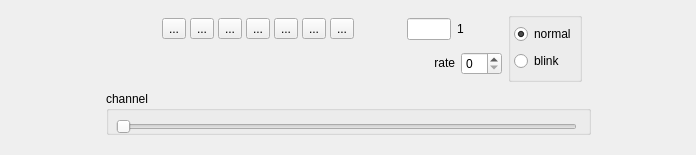
<?xml version="1.0" encoding="UTF-8"?>
<ui version="4.0">
 <class>QtAnimatorGui</class>
 <widget class="QWidget" name="QtAnimatorGui">
  <property name="geometry">
   <rect>
    <x>0</x>
    <y>0</y>
    <width>696</width>
    <height>155</height>
   </rect>
  </property>
  <property name="sizePolicy">
   <sizepolicy hsizetype="Minimum" vsizetype="Fixed">
    <horstretch>0</horstretch>
    <verstretch>0</verstretch>
   </sizepolicy>
  </property>
  <property name="windowTitle">
   <string>Form</string>
  </property>
  <layout class="QHBoxLayout">
   <property name="spacing">
    <number>0</number>
   </property>
   <property name="margin">
    <number>0</number>
   </property>
   <item>
    <spacer>
     <property name="orientation">
      <enum>Qt::Horizontal</enum>
     </property>
     <property name="sizeType">
      <enum>QSizePolicy::Expanding</enum>
     </property>
     <property name="sizeHint" stdset="0">
      <size>
       <width>0</width>
       <height>16</height>
      </size>
     </property>
    </spacer>
   </item>
   <item>
    <widget class="QFrame" name="animFrame_">
     <property name="sizePolicy">
      <sizepolicy hsizetype="Fixed" vsizetype="Minimum">
       <horstretch>0</horstretch>
       <verstretch>0</verstretch>
      </sizepolicy>
     </property>
     <property name="frameShape">
      <enum>QFrame::NoFrame</enum>
     </property>
     <property name="frameShadow">
      <enum>QFrame::Plain</enum>
     </property>
     <layout class="QVBoxLayout">
      <property name="spacing">
       <number>0</number>
      </property>
      <property name="margin">
       <number>0</number>
      </property>
      <item>
       <widget class="QFrame" name="animTopFrame_">
        <property name="sizePolicy">
         <sizepolicy hsizetype="Fixed" vsizetype="Fixed">
          <horstretch>0</horstretch>
          <verstretch>0</verstretch>
         </sizepolicy>
        </property>
        <property name="minimumSize">
         <size>
          <width>485</width>
          <height>70</height>
         </size>
        </property>
        <property name="frameShape">
         <enum>QFrame::NoFrame</enum>
        </property>
        <property name="frameShadow">
         <enum>QFrame::Plain</enum>
        </property>
        <property name="lineWidth">
         <number>0</number>
        </property>
        <layout class="QHBoxLayout">
         <property name="topMargin">
          <number>3</number>
         </property>
         <property name="bottomMargin">
          <number>0</number>
         </property>
         <item>
          <layout class="QHBoxLayout">
           <item>
            <layout class="QVBoxLayout" name="main_vbox_">
             <item>
              <layout class="QHBoxLayout">
               <item>
                <layout class="QHBoxLayout">
                 <property name="spacing">
                  <number>4</number>
                 </property>
                 <item>
                  <spacer>
                   <property name="orientation">
                    <enum>Qt::Horizontal</enum>
                   </property>
                   <property name="sizeHint" stdset="0">
                    <size>
                     <width>0</width>
                     <height>0</height>
                    </size>
                   </property>
                  </spacer>
                 </item>
                 <item>
                  <widget class="QToolButton" name="toStartTB_">
                   <property name="text">
                    <string>...</string>
                   </property>
                   <property name="icon">
                    <iconset resource="QtViewer.qrc">
                     <normaloff>:/icons/Anim0_ToStart.png</normaloff>:/icons/Anim0_ToStart.png</iconset>
                   </property>
                   <property name="iconSize">
                    <size>
                     <width>22</width>
                     <height>22</height>
                    </size>
                   </property>
                  </widget>
                 </item>
                 <item>
                  <widget class="QToolButton" name="revStepTB_">
                   <property name="text">
                    <string>...</string>
                   </property>
                   <property name="icon">
                    <iconset resource="QtViewer.qrc">
                     <normaloff>:/icons/Anim1_RevStep.png</normaloff>:/icons/Anim1_RevStep.png</iconset>
                   </property>
                   <property name="iconSize">
                    <size>
                     <width>22</width>
                     <height>22</height>
                    </size>
                   </property>
                  </widget>
                 </item>
                 <item>
                  <widget class="QToolButton" name="revTB_">
                   <property name="text">
                    <string>...</string>
                   </property>
                   <property name="icon">
                    <iconset resource="QtViewer.qrc">
                     <normaloff>:/icons/Anim2_Rev.png</normaloff>:/icons/Anim2_Rev.png</iconset>
                   </property>
                   <property name="iconSize">
                    <size>
                     <width>22</width>
                     <height>22</height>
                    </size>
                   </property>
                  </widget>
                 </item>
                 <item>
                  <widget class="QToolButton" name="stopTB_">
                   <property name="text">
                    <string>...</string>
                   </property>
                   <property name="icon">
                    <iconset resource="QtViewer.qrc">
                     <normaloff>:/icons/Anim3_Stop.png</normaloff>:/icons/Anim3_Stop.png</iconset>
                   </property>
                   <property name="iconSize">
                    <size>
                     <width>30</width>
                     <height>22</height>
                    </size>
                   </property>
                  </widget>
                 </item>
                 <item>
                  <widget class="QToolButton" name="playTB_">
                   <property name="text">
                    <string>...</string>
                   </property>
                   <property name="icon">
                    <iconset resource="QtViewer.qrc">
                     <normaloff>:/icons/Anim4_Play.png</normaloff>:/icons/Anim4_Play.png</iconset>
                   </property>
                   <property name="iconSize">
                    <size>
                     <width>22</width>
                     <height>22</height>
                    </size>
                   </property>
                  </widget>
                 </item>
                 <item>
                  <widget class="QToolButton" name="fwdStep_">
                   <property name="text">
                    <string>...</string>
                   </property>
                   <property name="icon">
                    <iconset resource="QtViewer.qrc">
                     <normaloff>:/icons/Anim5_FwdStep.png</normaloff>:/icons/Anim5_FwdStep.png</iconset>
                   </property>
                   <property name="iconSize">
                    <size>
                     <width>22</width>
                     <height>22</height>
                    </size>
                   </property>
                  </widget>
                 </item>
                 <item>
                  <widget class="QToolButton" name="toEndTB_">
                   <property name="text">
                    <string>...</string>
                   </property>
                   <property name="icon">
                    <iconset resource="QtViewer.qrc">
                     <normaloff>:/icons/Anim6_ToEnd.png</normaloff>:/icons/Anim6_ToEnd.png</iconset>
                   </property>
                   <property name="iconSize">
                    <size>
                     <width>22</width>
                     <height>22</height>
                    </size>
                   </property>
                  </widget>
                 </item>
                 <item>
                  <spacer>
                   <property name="orientation">
                    <enum>Qt::Horizontal</enum>
                   </property>
                   <property name="sizeHint" stdset="0">
                    <size>
                     <width>0</width>
                     <height>0</height>
                    </size>
                   </property>
                  </spacer>
                 </item>
                </layout>
               </item>
               <item>
                <widget class="QLineEdit" name="frameEdit_">
                 <property name="sizePolicy">
                  <sizepolicy hsizetype="Fixed" vsizetype="Fixed">
                   <horstretch>0</horstretch>
                   <verstretch>0</verstretch>
                  </sizepolicy>
                 </property>
                 <property name="minimumSize">
                  <size>
                   <width>44</width>
                   <height>0</height>
                  </size>
                 </property>
                 <property name="maximumSize">
                  <size>
                   <width>44</width>
                   <height>24</height>
                  </size>
                 </property>
                 <property name="text">
                  <string/>
                 </property>
                 <property name="alignment">
                  <set>Qt::AlignRight</set>
                 </property>
                </widget>
               </item>
               <item>
                <widget class="QLabel" name="nFrmsLbl_">
                 <property name="sizePolicy">
                  <sizepolicy hsizetype="Preferred" vsizetype="Fixed">
                   <horstretch>0</horstretch>
                   <verstretch>0</verstretch>
                  </sizepolicy>
                 </property>
                 <property name="minimumSize">
                  <size>
                   <width>45</width>
                   <height>0</height>
                  </size>
                 </property>
                 <property name="text">
                  <string>1</string>
                 </property>
                 <property name="alignment">
                  <set>Qt::AlignLeading|Qt::AlignLeft|Qt::AlignVCenter</set>
                 </property>
                </widget>
               </item>
              </layout>
             </item>
             <item>
              <layout class="QHBoxLayout">
               <item>
                <spacer name="horizontalSpacer">
                 <property name="orientation">
                  <enum>Qt::Horizontal</enum>
                 </property>
                 <property name="sizeHint" stdset="0">
                  <size>
                   <width>40</width>
                   <height>20</height>
                  </size>
                 </property>
                </spacer>
               </item>
               <item>
                <widget class="QLabel" name="rateLbl_">
                 <property name="sizePolicy">
                  <sizepolicy hsizetype="Minimum" vsizetype="Fixed">
                   <horstretch>0</horstretch>
                   <verstretch>0</verstretch>
                  </sizepolicy>
                 </property>
                 <property name="text">
                  <string>rate</string>
                 </property>
                 <property name="alignment">
                  <set>Qt::AlignRight|Qt::AlignTrailing|Qt::AlignVCenter</set>
                 </property>
                </widget>
               </item>
               <item>
                <widget class="QSpinBox" name="rateEdit_">
                 <property name="sizePolicy">
                  <sizepolicy hsizetype="Fixed" vsizetype="Fixed">
                   <horstretch>0</horstretch>
                   <verstretch>0</verstretch>
                  </sizepolicy>
                 </property>
                </widget>
               </item>
              </layout>
             </item>
            </layout>
           </item>
           <item>
            <widget class="QGroupBox" name="modeGB_">
             <property name="sizePolicy">
              <sizepolicy hsizetype="Fixed" vsizetype="Fixed">
               <horstretch>0</horstretch>
               <verstretch>0</verstretch>
              </sizepolicy>
             </property>
             <property name="minimumSize">
              <size>
               <width>16</width>
               <height>70</height>
              </size>
             </property>
             <property name="title">
              <string/>
             </property>
             <property name="flat">
              <bool>false</bool>
             </property>
             <layout class="QVBoxLayout">
              <property name="spacing">
               <number>4</number>
              </property>
              <property name="margin">
               <number>3</number>
              </property>
              <item>
               <widget class="QRadioButton" name="normalRB_">
                <property name="sizePolicy">
                 <sizepolicy hsizetype="Fixed" vsizetype="Fixed">
                  <horstretch>0</horstretch>
                  <verstretch>0</verstretch>
                 </sizepolicy>
                </property>
                <property name="text">
                 <string>normal</string>
                </property>
                <property name="checked">
                 <bool>true</bool>
                </property>
               </widget>
              </item>
              <item>
               <widget class="QRadioButton" name="blinkRB_">
                <property name="sizePolicy">
                 <sizepolicy hsizetype="Fixed" vsizetype="Fixed">
                  <horstretch>0</horstretch>
                  <verstretch>0</verstretch>
                 </sizepolicy>
                </property>
                <property name="text">
                 <string>blink</string>
                </property>
                <property name="checked">
                 <bool>false</bool>
                </property>
               </widget>
              </item>
             </layout>
            </widget>
           </item>
          </layout>
         </item>
        </layout>
       </widget>
      </item>
      <item>
       <widget class="QFrame" name="animAuxFrame_">
        <property name="sizePolicy">
         <sizepolicy hsizetype="Expanding" vsizetype="Fixed">
          <horstretch>0</horstretch>
          <verstretch>0</verstretch>
         </sizepolicy>
        </property>
        <property name="frameShape">
         <enum>QFrame::NoFrame</enum>
        </property>
        <property name="frameShadow">
         <enum>QFrame::Plain</enum>
        </property>
        <property name="lineWidth">
         <number>0</number>
        </property>
        <layout class="QHBoxLayout">
         <property name="leftMargin">
          <number>0</number>
         </property>
         <property name="topMargin">
          <number>0</number>
         </property>
         <property name="rightMargin">
          <number>0</number>
         </property>
         <property name="bottomMargin">
          <number>10</number>
         </property>
         <item>
          <widget class="QGroupBox" name="groupBox">
           <property name="sizePolicy">
            <sizepolicy hsizetype="MinimumExpanding" vsizetype="Minimum">
             <horstretch>0</horstretch>
             <verstretch>0</verstretch>
            </sizepolicy>
           </property>
           <property name="minimumSize">
            <size>
             <width>300</width>
             <height>44</height>
            </size>
           </property>
           <property name="title">
            <string>channel</string>
           </property>
           <property name="flat">
            <bool>true</bool>
           </property>
           <widget class="QWidget" name="verticalLayoutWidget">
            <property name="geometry">
             <rect>
              <x>10</x>
              <y>20</y>
              <width>461</width>
              <height>31</height>
             </rect>
            </property>
            <layout class="QVBoxLayout" name="verticalLayout">
             <property name="sizeConstraint">
              <enum>QLayout::SetDefaultConstraint</enum>
             </property>
             <item>
              <widget class="QSlider" name="frameSlider_">
               <property name="sizePolicy">
                <sizepolicy hsizetype="MinimumExpanding" vsizetype="Fixed">
                 <horstretch>0</horstretch>
                 <verstretch>0</verstretch>
                </sizepolicy>
               </property>
               <property name="minimumSize">
                <size>
                 <width>200</width>
                 <height>0</height>
                </size>
               </property>
               <property name="maximumSize">
                <size>
                 <width>16777215</width>
                 <height>16777215</height>
                </size>
               </property>
               <property name="minimum">
                <number>1</number>
               </property>
               <property name="pageStep">
                <number>1</number>
               </property>
               <property name="orientation">
                <enum>Qt::Horizontal</enum>
               </property>
              </widget>
             </item>
            </layout>
           </widget>
          </widget>
         </item>
        </layout>
       </widget>
      </item>
     </layout>
    </widget>
   </item>
   <item>
    <spacer>
     <property name="orientation">
      <enum>Qt::Horizontal</enum>
     </property>
     <property name="sizeHint" stdset="0">
      <size>
       <width>0</width>
       <height>16</height>
      </size>
     </property>
    </spacer>
   </item>
  </layout>
 </widget>
 <resources>
  <include location="QtViewer.qrc"/>
 </resources>
 <connections/>
</ui>
